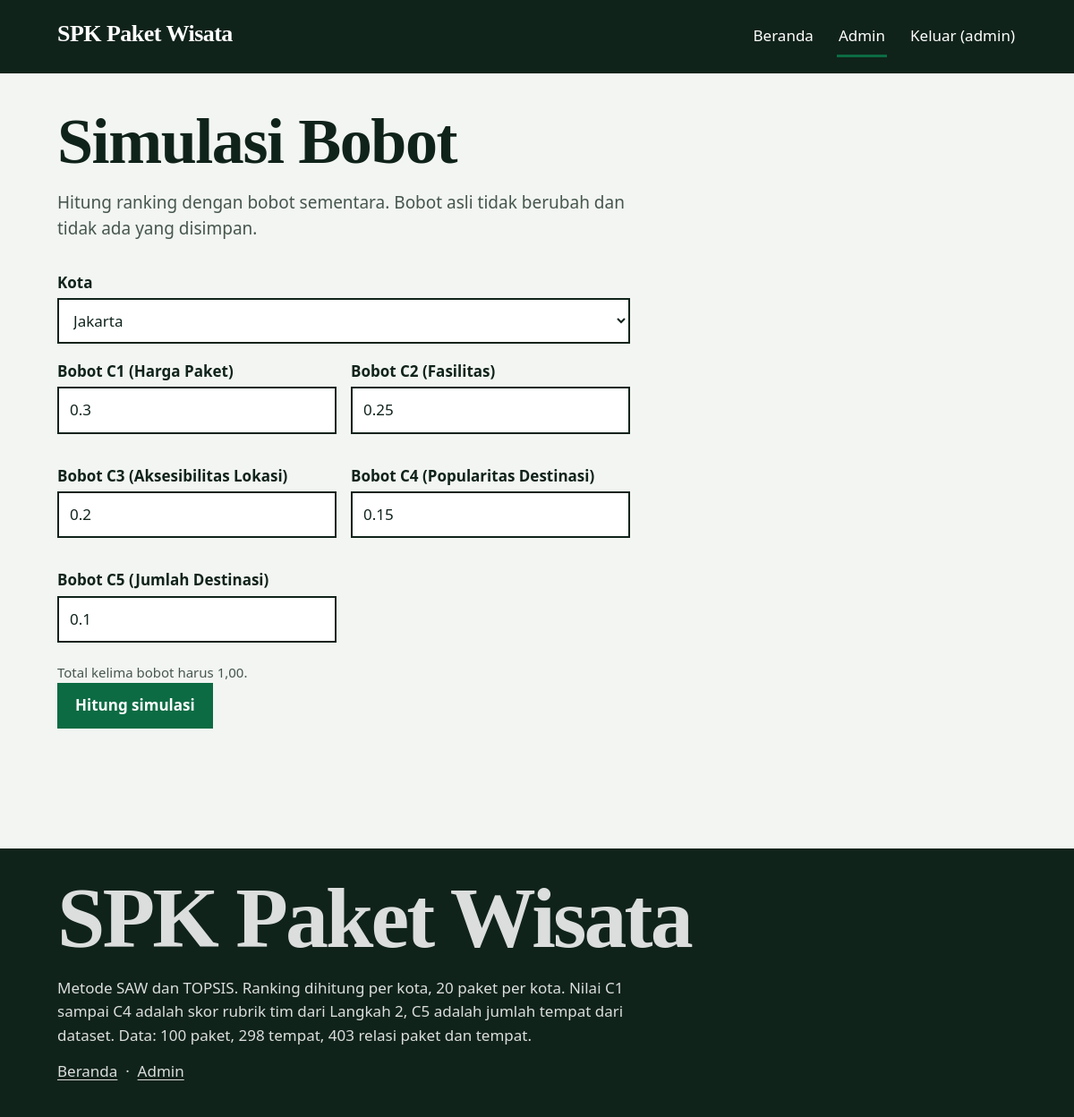
Screenshot of /admin/simulasi (signed in) with the database file from the repository.
### tables this page shows
CREATE TABLE kriteria (
    id INTEGER PRIMARY KEY AUTOINCREMENT,
    kode TEXT NOT NULL UNIQUE,
    nama TEXT NOT NULL,
    tipe TEXT NOT NULL CHECK (tipe IN ('Benefit', 'Cost')),
    bobot REAL NOT NULL CHECK (bobot >= 0 AND bobot <= 1)
);

### app.py (the view, shortened to what this page needs)
@app.route("/admin/simulasi", methods=["GET", "POST"])
@login_required
def admin_simulasi():
    kriteria = database.get_kriteria()
    weights_default, types_default, _ = database.get_weights_and_types()
    hasil = None
    kota_dipilih = "Jakarta"
    weights = weights_default
    return render_template("admin_simulasi.html", kriteria=kriteria, weights_default=weights_default, hasil=hasil, kota=kota_dipilih, weights=weights)

### app.py (called while the page is built)
def login_required(view):
    @wraps(view)
    def wrapper(*args, **kwargs):
        if not session.get("admin"):
            return redirect(url_for("admin_login"))
        return view(*args, **kwargs)
    return wrapper

### database.py (called while the page is built)
def get_connection():
    conn = sqlite3.connect(DB_PATH)
    conn.row_factory = sqlite3.Row
    conn.execute("PRAGMA foreign_keys = ON")
    return conn

def get_kriteria():
    conn = get_connection()
    try:
        rows = conn.execute("SELECT * FROM kriteria ORDER BY kode").fetchall()
        return [dict(r) for r in rows]
    finally:
        conn.close()

def get_weights_and_types():
    krit = get_kriteria()
    weights = [r["bobot"] for r in krit]
    types = [r["tipe"] for r in krit]
    return weights, types, krit

### templates/admin_simulasi.html (shortened to what this page needs)
{% extends "base.html" %}
{% block content %}
<div class="page-head">
  <h1>Simulasi Bobot</h1>
  <p class="lede">Hitung ranking dengan bobot sementara. Bobot asli tidak berubah dan tidak ada yang disimpan.</p>
</div>
<form method="post">
  <p class="field">
    <label for="kota">Kota</label>
    <select id="kota" name="kota">{% for nama in ['Jakarta','Yogyakarta','Bandung','Semarang','Surabaya'] %}<option value="{{ nama }}" {% if kota==nama %}selected{% endif %}>{{ nama }}</option>{% endfor %}</select>
  </p>
  <div class="form-row">
  {% for i in range(1,6) %}
    <p class="field">
      <label for="bobot_C{{ i }}">Bobot C{{ i }} ({{ kriteria[i-1].nama }})</label>
      <input type="number" step="0.01" min="0" max="1" id="bobot_C{{ i }}" name="bobot_C{{ i }}" value="{{ weights[i-1] }}" required aria-describedby="simulasi-hint">
    </p>
  {% endfor %}
  </div>
  <p class="hint" id="simulasi-hint">Total kelima bobot harus 1,00.</p>
  <p><button type="submit">Hitung simulasi</button></p>
</form>
{% endblock %}

### static/style.css (style rules this page uses)
:root { --ground: #f2f5f2; --surface: #ffffff; --field: #e4ece6; --ink: #10231b; --muted: #46564d; --accent: #0c6b43; --accent-ink: #ffffff; --accent-deep: #084d30; --line: #c9d4cc; --winner: #fdf0c2; --danger: #8f1d1d; --danger-field: #fbe9e7; --ok-field: #e2f0e6; --display: Georgia, "Times New Roman", serif; --text: system-ui, -apple-system, "Segoe UI", Roboto, Arial, sans-serif; --measure: 1120px; --gap: 24px; }
* { box-sizing: border-box; }
html { overflow-x: clip; scroll-behavior: smooth; }
body { overflow-x: clip; }
body { margin: 0; background: var(--ground); color: var(--ink); font-family: var(--text); font-size: 17px; line-height: 1.55; }
h1, h2, h3, h4 { font-family: var(--display); font-weight: 700; letter-spacing: -0.02em; line-height: 1.02; overflow-wrap: break-word; min-width: 0; }
h1 { font-size: clamp(40px, 6vw, 72px); margin: 0 0 16px; }
p { margin: 0 0 14px; max-width: 68ch; }
.page-head { margin-bottom: 32px; }
.page-head .lede { font-size: 19px; color: var(--muted); max-width: 62ch; }
.btn, button { background: var(--accent); color: var(--accent-ink); border: 0; padding: 12px 20px; font: inherit; font-weight: 700; cursor: pointer; text-decoration: none; display: inline-block; min-height: 44px; }
form { max-width: 640px; }
.field { margin: 0 0 18px; }
label { display: block; font-weight: 700; margin-bottom: 4px; }
.hint { color: var(--muted); font-size: 15px; margin: 4px 0 0; }
input, select, textarea { font: inherit; padding: 11px 12px; width: 100%; background: var(--surface); color: var(--ink); border: 2px solid var(--ink); min-height: 44px; }
.form-row { display: grid; grid-template-columns: 1fr 1fr; gap: 16px; }
@media (prefers-reduced-motion: no-preference) { main > * { animation: rise 320ms ease-out both; } }
@media (prefers-reduced-motion: no-preference) { main > *:nth-child(2) { animation-delay: 60ms; } }

### rows the page displays
kriteria: nama "Harga Paket", bobot "0.3"
kriteria: nama "Fasilitas", bobot "0.25"
kriteria: nama "Aksesibilitas Lokasi", bobot "0.2"
kriteria: nama "Popularitas Destinasi", bobot "0.15"
kriteria: nama "Jumlah Destinasi", bobot "0.1"

### other values shown
{{ session.get('admin') }} "admin"
{{ i }} "1" "2" "3" "4" "5"
form field kota "Jakarta"
